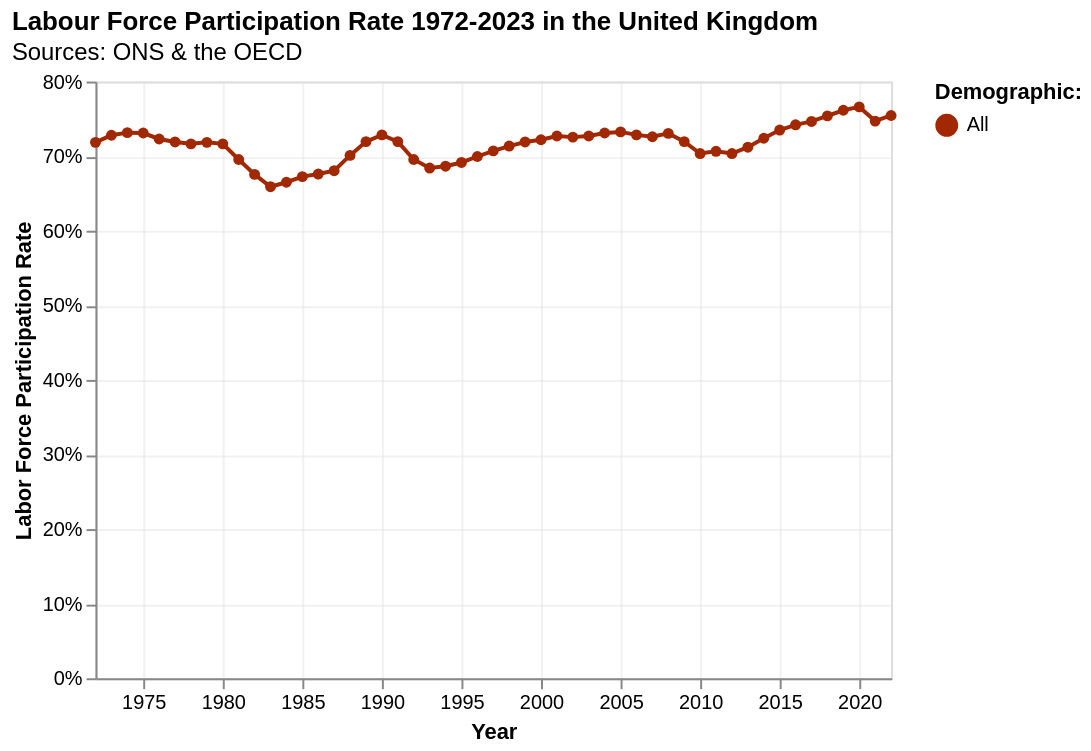

Write the Vega-Lite specification saved for this chart.
### Vega-Lite specification from a JSON file in a GitHub repository (floating-point values rounded to 4 significant figures; data arrays with more than 128 entries replaced by an {"elided": "..."} marker saying what was removed)
{"$schema": "https://vega.github.io/schema/vega-lite/v5.json", "data": {"values": {"elided": "381 records"}, "format": {"parse": {"Year": "date"}}}, "title": {"text": "Labour Force Participation Rate 1972-2023 in the United Kingdom", "anchor": "start", "subtitle": "Sources: ONS & the OECD"}, "width": 400, "height": 300, "params": [{"name": "View", "select": {"type": "point", "fields": ["dum"]}, "bind": {"input": "select", "options": ["All", "Gender", "Age"], "name": "Deomographic:"}, "value": "All"}, {"name": "hover", "select": {"type": "point", "fields": ["Series ID"], "toggle": true, "on": "mouseover"}}], "transform": [{"filter": {"param": "View"}}], "mark": {"type": "line", "point": true}, "encoding": {"x": {"field": "Year", "axis": {"tickMinStep": 5, "gridOpacity": 0.4}, "type": "temporal"}, "y": {"field": "Value", "type": "quantitative", "axis": {"format": "%", "gridOpacity": 0.4}, "title": "Labor Force Participation Rate"}, "color": {"field": "Series ID", "scale": {"range": ["#a12800", "#ee3b00", "#551500", "#631b00", "#882200", "#a12800"]}, "legend": {"title": "Demographic:"}}, "opacity": {"condition": {"test": {"param": "hover"}, "value": 1}, "value": 0.2}, "tooltip": [{"field": "Year", "type": "temporal", "format": "%Y"}, {"field": "Value", "type": "quantitative", "format": "%", "title": "Labor Force Participation Rate"}, {"field": "Series ID", "type": "nominal", "title": "Group"}]}}
